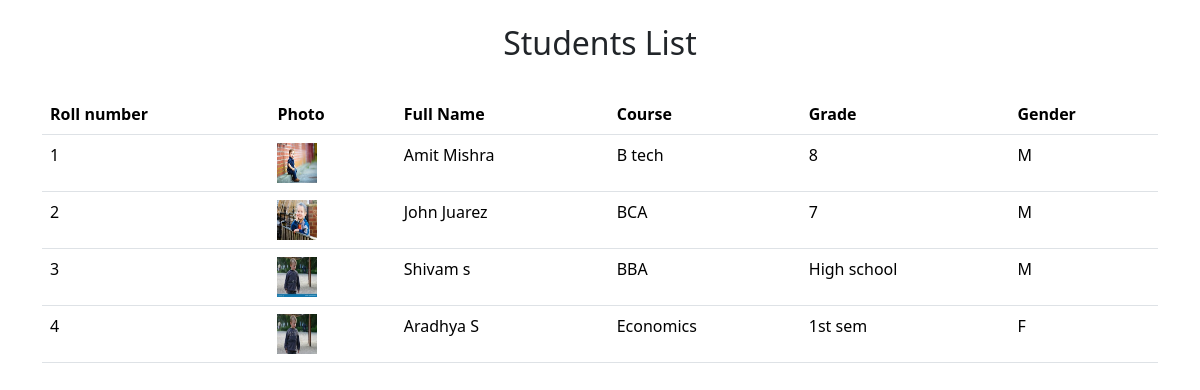
/students-list/, run on an earlier commit of the app's database.
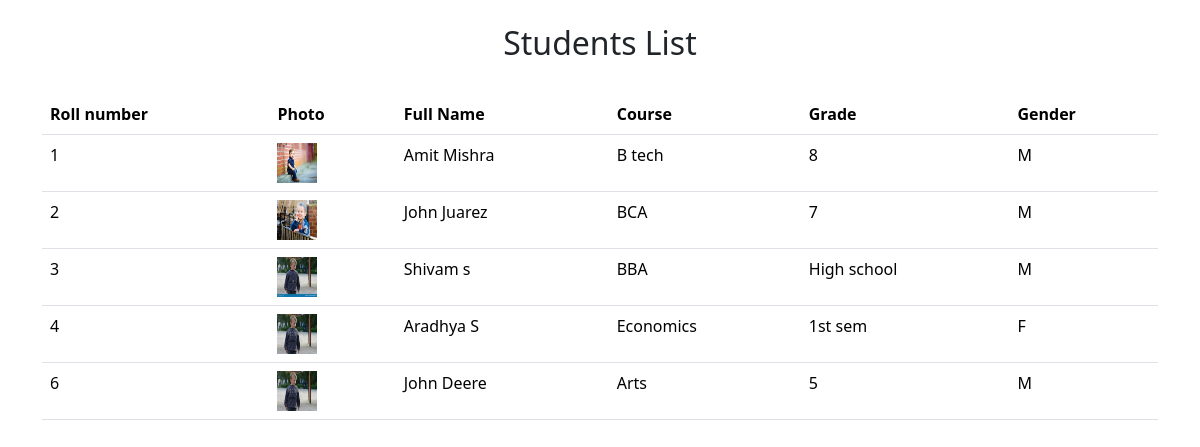
And on a later commit of the database.
### students/models.py (models this page shows, shortened)
class Student(models.Model):
    roll_no = models.IntegerField()
    photo = models.ImageField(upload_to= 'photos/%y/%m/%d/')
    full_name = models.CharField(max_length=1000)
    course = models.CharField(max_length=1000)
    grade = models.CharField(max_length=1000)
    gender = models.CharField(choices=gender_choices, max_length=1000)

### students/views.py (the view)
# urls.py: path('', views.studentslist, name ='students-list'),
def studentslist(request):
    get_students = Student.objects.all()
    data = {
        'get_students' : get_students,
    }
    return render(request, 'studentlist.html', data)

### templates/studentlist.html (shortened to what this page needs)
{%load static%}
<!DOCTYPE html>
<html lang="en">
<head>
    <link rel="stylesheet" href="{% static 'css/bootstrap.min.css' %}">
</head>
<body>
    <div class="container">
        <h2 class="text-center mt-4">Students List</h2>
        <br>
        <table class="table table-hover">
            <thead>
                <tr>
                    <th scope="col">Roll number</th>
                    <th scope="col">Photo</th>
                    <th scope="col">Full Name</th>
                    <th scope="col">Course</th>
                    <th scope="col">Grade</th>
                    <th scope="col">Gender</th>
                </tr>
            </thead>
            <tbody>
                {% for student in get_students %}
                <tr>
                    <td>{{student.roll_no}}</td>
                    <td><img src="{{student.photo.url}}" width="40" height="40"></td>
                    <td>{{student.full_name}}</td>
                    <td>{{student.course}}</td>
                    <td>{{student.grade}}</td>
                    <td>{{student.gender}}</td>
                </tr>
                {% endfor %}
            </tbody>
        </table>
    </div>
</body>
</html>

What changed in the data, as far as the page shows it:
added Student: roll_no "6", photo (picture), full_name "John Deere", course "Arts", grade "5", gender "M"
